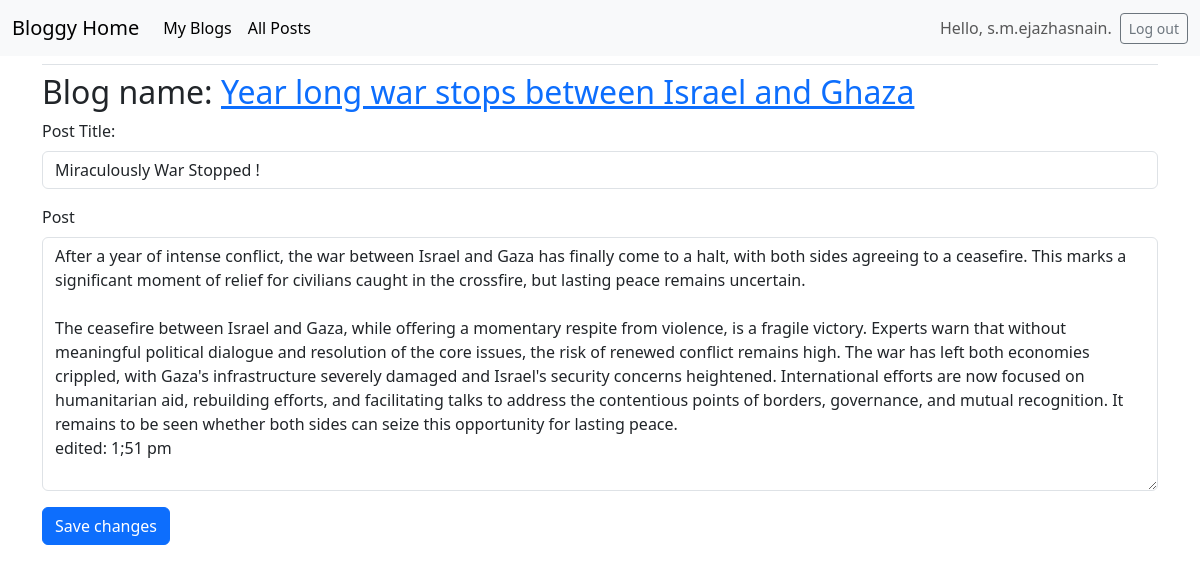
/edit_posts/5 (signed in), run on the app's committed database.
### blogs/models.py (models this page shows, shortened)
class blog_name(models.Model):
    b_name=models.CharField(max_length=100)
    date=models.DateTimeField(auto_now_add=True)
    user=models.ForeignKey(User,on_delete=models.CASCADE) # Connecting data to certain users. Still other logged in users can access other peoples data through url.

class blog_post(models.Model): # if forgot models.Model then app won't makemigrations.
    f_key=models.ForeignKey(blog_name,on_delete=models.CASCADE)
    post_name=models.CharField(max_length=150)
    post=models.TextField()
    post_date=models.DateTimeField(auto_now_add=True)

### blogs/views.py (the view, shortened to what this page needs)
# urls.py: path('edit_posts/<int:post_id>',views.edit_posts,name='edit_posts'),
@login_required
@never_cache
def edit_posts(request, post_id):
    try:
        post = blog_post.objects.get(id=post_id)
        f_key = post.f_key #it gives the 'blog_name' instance that the post is linked to.
    except blog_post.DoesNotExist:
        raise Http404("404 not found")
    check_blog_owner(request,f_key)
    if request.method != 'POST':
        form = PostForm(instance=post)
    context = {'post': post, 'blog': f_key, 'form': form}
    return render(request, 'blogs/edit_posts.html', context)

### blogs/forms.py
class PostForm(forms.ModelForm):
    class Meta:
        model = blog_post
        fields = ['post_name','post']
        labels = {'post_name': 'Post Title:'}
        widgets = {'post': forms.Textarea(attrs={'cols': 80})}

### blogs/views.py (called while the page is built)
def check_blog_owner(request,article):
    if article.user != request.user:
        raise Http404("You are not the owner of this blog or post.")

### blogs/templates/blogs/edit_posts.html (shortened to what this page needs)
{% extends "blogs/base.html" %}
{% load django_bootstrap5 %}
{% block content %}
<h2> Blog name:
    <a href="{% url 'blogs:blogs' blog.id %}">
        {{blog.b_name}}
    </a>
</h2>
<form action="{% url 'blogs:edit_posts' post.id %}" method='post'>
    {% bootstrap_form form %}
    {% bootstrap_button button_type="submit" content="Save changes" %}
</form>
{% endblock content %}

### blogs/templates/blogs/base.html (shortened to what this page needs)
<!DOCTYPE html>
<html lang="en">
<head>
    {% load django_bootstrap5 %}
    {% bootstrap_css %}
</head>
<body>
    <nav class="navbar navbar-expand-lg bg-body-tertiary">
        <div class="container-fluid">
            <a class="navbar-brand" href="{%url 'blogs:home' %}">Bloggy Home</a>
            <div class="collapse navbar-collapse" id="navbarSupportedContent">
                <ul class="navbar-nav me-auto mb-2 mb-lg-0">
                    {%if user.is_authenticated%}
                    <li class="nav-item">
                        <a class="nav-link active" aria-current="page" href="{%url 'blogs:all_blogs' %}">My Blogs</a>
                    </li>
                    {%endif%}
                    <li class="nav-item">
                        <a class="nav-link active" aria-current="page" href="{%url 'blogs:posts' %}">All Posts</a>
                    </li>
                </ul>
                <ul class="navbar-nav ms-auto mb-2 mb-md-0">
                    {% if user.is_authenticated %}
                    <li class="nav-item">
                        <span class="navbar-text me-2">Hello, {{ user.username }}.
                        </span>
                    </li>
                    {% endif %}
                </ul>
                {% if user.is_authenticated %}
                <form action="{% url 'accounts:logout' %}" method='post'>
                    <button name='submit' class='btn btn-outline-secondary btn-sm'>
                        Log out</button>
                </form>
                {% endif %}
            </div>
        </div>
    </nav>
    <main class="container">
        <div class="pb-2 mb-2 border-bottom">
        </div>
        <div>
            {% block content %}{% endblock content %}
        </div>
</body>
</html>

### data on the page
blog_name: b_name "Year long war stops between Israel and Ghaza"
blog_post: post_name "Miraculously War Stopped !", post "After a year of intense conflict, the war between Israel and Gaza has finally come to a halt, with both sides agreeing to a ceasefire. This marks a significant moment of relief for civilians caught in the crossfire, but lasting peace remains uncertain. The ceasefire between Israel and Gaza, while offering a momentary respite from violence, is a fragile victory. Experts warn that without meaningful political dialogue and resolution of the core issues, the risk of renewed conflict remains high. The war has left both economies crippled, with Gaza's infrastructure severely damaged and Israel's security concerns heightened. International efforts are now focused on humanitarian aid, rebuilding…"

### other printed values
{{ user.username }} "s.m.ejazhasnain"
